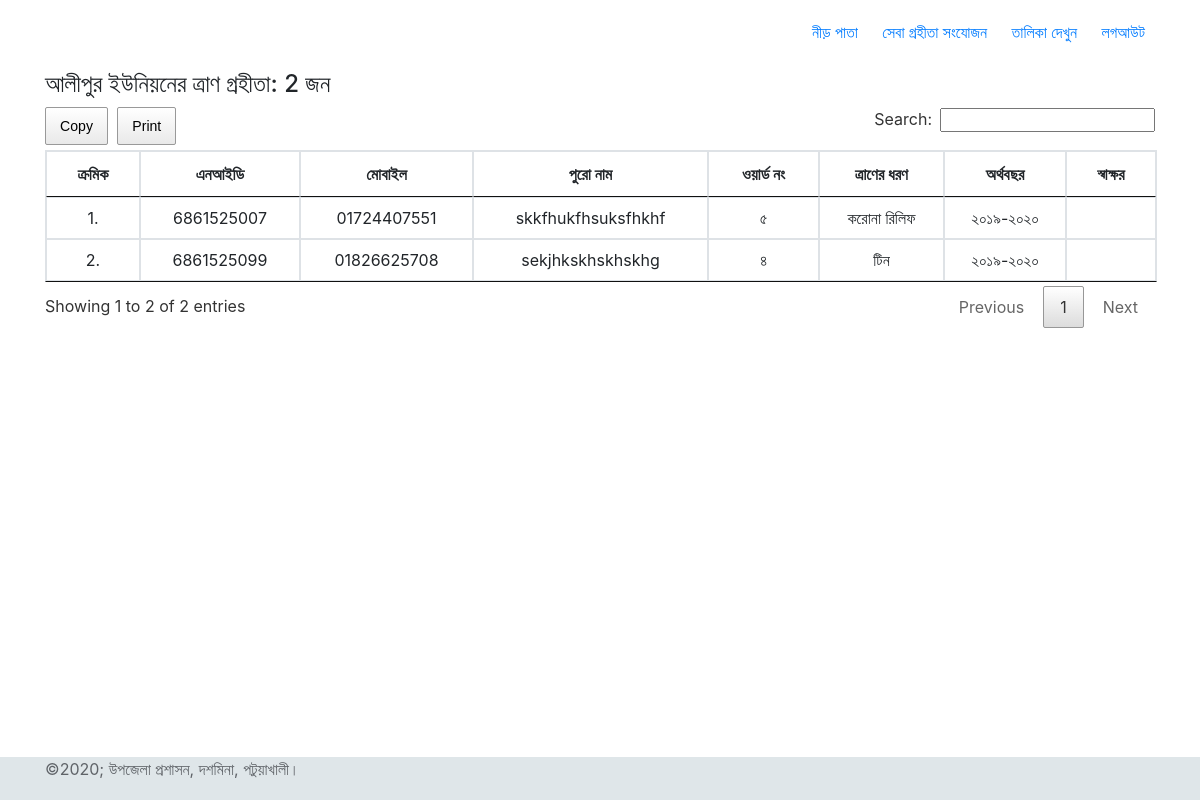
The app's page /showData.php?union=5 with its own data.
### tables this page shows
CREATE TABLE `unions` (
  `id` int(3) NOT NULL,
  `name` varchar(100) NOT NULL
);

CREATE TABLE `records` (
  `id` int(10) NOT NULL,
  `name` varchar(255) NOT NULL,
  `nid` varchar(20) NOT NULL,
  `mobile` varchar(11) DEFAULT NULL,
  `unionp` int(3) NOT NULL,
  `ward` int(10) NOT NULL,
  `relief_type` int(1) NOT NULL,
  `fiscal_year` varchar(20) NOT NULL,
  `signature` varchar(255) DEFAULT NULL
);

CREATE TABLE `wards` (
  `id` int(10) NOT NULL,
  `name` varchar(255) DEFAULT NULL,
  `unionp` int(3) NOT NULL
);

CREATE TABLE `relief_types` (
  `id` int(3) NOT NULL,
  `name` varchar(50) NOT NULL
);

### showData.php (the view)
<?php
  require_once('config.php');
  function get_relief_name($relief_id) {
    global $pdo;
    $result = $pdo->prepare("SELECT name FROM relief_types WHERE id = ?");
    $result->bindParam(1, $relief_id, PDO::PARAM_INT);
    $result->execute();
    return $name = $result->fetchColumn();
  }
  include('header.php');
?>
<section class="inputform">
  <div class="container">
    <div class="row">
      <div class="col-md-12">
        <?php
          $place = !isset($_GET['union']) ? 'pou' : $_GET['union'];
          $tBody = "";
          try {
            $sql= 'SELECT r.name as personName, u.name as unionName, w.name as wardName, nid, mobile, ward, relief_type, fiscal_year FROM  unions u, records r, wards w WHERE r.unionp=u.id and r.ward=w.id and r.unionp="'. $place .'" order by r.id DESC';
            $q = $pdo->query($sql);
            $q1 = $pdo->query($sql);
            $q->setFetchMode(PDO::FETCH_ASSOC);
            $q1->setFetchMode(PDO::FETCH_ASSOC);
          }
          catch (PDOException $e) {
            die("Could not connect to the database:" . $e->getMessage());
          }
        ?>
        <h4 id="union_heading">
          <?php
            $row = $q1->fetchAll();
            if($row)
              echo $row[0]['unionName'];
            else {
              $result = $pdo->prepare("SELECT name FROM unions WHERE id = ?");
              $result->bindParam(1, $place, PDO::PARAM_INT);
              $result->execute();
              echo $result->fetchColumn();
            }
          ?>
          ইউনিয়নের ত্রাণ গ্রহীতা: <?php $rows = $q->rowCount(); echo $rows; $i=1; ?> জন
        </h4>
        <table class="table table-bordered" id="showtable">
          <thead>
            <tr>
              <th>ক্রমিক</th>
              <th>এনআইডি</th>
              <th>মোবাইল</th>
              <th>পুরো নাম</th>
              <th>ওয়ার্ড নং</th>
              <th>ত্রাণের ধরণ</th>
              <th>অর্থবছর</th>
              <th>স্বাক্ষর</th>
            </tr>
          </thead>
          <tbody>
            <?php
              while ($row = $q->fetch()):
                $tBody .= '<tr> <td>' . $i++ . '.</td><td>'. $row['nid'] .'</td><td>'. $row['mobile'] .'</td><td>' . $row['personName'] . '</td><td>'. $row['wardName'] .'</td><td>' . get_relief_name($row['relief_type']) . '</td><td>'. $row['fiscal_year'] . '</td><td> </td></tr>';
              endwhile;
              echo $tBody;
            ?>
          </tbody>
        </table>
      </div>
    </div>
  </div>
</section>
<?php include('footer.php'); ?>

### css/main.css (style rules this page uses)
html { line-height: 1.15; -ms-text-size-adjust: 100%; -webkit-text-size-adjust: 100%; }
body { margin: 0; }
article, aside, footer, header, nav, section { display: block; }
html { height: 100%; }
* { box-sizing: border-box; }

### css/style.css (style rules this page uses)
table, th, td { border: 1px solid black; border-collapse: collapse; text-align: center; }
td { padding-left: 2px; }
.table-bordered td { padding: 25px 0px 20px 5px; }

### records on screen
unions: name "আলীপুর"
records: nid "6861525007", mobile "01724407551", name "skkfhukfhsuksfhkhf", wards.name "৫", relief_type.name "করোনা রিলিফ", fiscal_year "২০১৯-২০২০"
records: nid "6861525099", mobile "01826625708", name "sekjhkskhskhskhg", wards.name "৪", relief_type.name "টিন", fiscal_year "২০১৯-২০২০"

### other values on screen
$rows "2"
